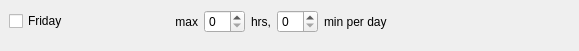
              <widget class="QWidget" name="widget_05" native="true">
               <widget class="QWidget" name="horizontalLayoutWidget_05">
                <property name="geometry">
                 <rect>
                  <x>9</x>
                  <y>1</y>
                  <width>561</width>
                  <height>41</height>
                 </rect>
                </property>
                <layout class="QHBoxLayout" name="horizontalLayout_05">
                 <item>
                  <widget class="QCheckBox" name="kcfg_FRIenabledTD">
                   <property name="minimumSize">
                    <size>
                     <width>160</width>
                     <height>0</height>
                    </size>
                   </property>
                   <property name="maximumSize">
                    <size>
                     <width>160</width>
                     <height>16777215</height>
                    </size>
                   </property>
                   <property name="toolTip">
                    <string>This checkbox enables the restrictions on Fridays.</string>
                   </property>
                   <property name="text">
                    <string>Friday</string>
                   </property>
                  </widget>
                 </item>
                 <item>
                  <widget class="QLabel" name="textLabel05_11">
                   <property name="text">
                    <string>max</string>
                   </property>
                   <property name="alignment">
                    <set>Qt::AlignRight|Qt::AlignTrailing|Qt::AlignVCenter</set>
                   </property>
                   <property name="wordWrap">
                    <bool>false</bool>
                   </property>
                  </widget>
                 </item>
                 <item>
                  <widget class="QSpinBox" name="kcfg_FRImaxhr">
                   <property name="maximumSize">
                    <size>
                     <width>42</width>
                     <height>16777215</height>
                    </size>
                   </property>
                   <property name="toolTip">
                    <string>Time limit for this weekday to spend on the PC.</string>
                   </property>
                   <property name="maximum">
                    <number>23</number>
                   </property>
                  </widget>
                 </item>
                 <item>
                  <widget class="QLabel" name="textLabel05_12">
                   <property name="text">
                    <string>hrs,</string>
                   </property>
                   <property name="wordWrap">
                    <bool>false</bool>
                   </property>
                  </widget>
                 </item>
                 <item>
                  <widget class="QSpinBox" name="kcfg_FRImaxmin">
                   <property name="maximumSize">
                    <size>
                     <width>42</width>
                     <height>16777215</height>
                    </size>
                   </property>
                   <property name="toolTip">
                    <string>Time limit for this weekday to spend on the PC.</string>
                   </property>
                   <property name="maximum">
                    <number>59</number>
                   </property>
                  </widget>
                 </item>
                 <item>
                  <widget class="QLabel" name="Textlabel05_10">
                   <property name="text">
                    <string>min per day</string>
                   </property>
                   <property name="wordWrap">
                    <bool>false</bool>
                   </property>
                  </widget>
                 </item>
                 <item>
                  <spacer name="horizontalSpacer5">
                   <property name="orientation">
                    <enum>Qt::Horizontal</enum>
                   </property>
                   <property name="sizeHint" stdset="0">
                    <size>
                     <width>40</width>
                     <height>20</height>
                    </size>
                   </property>
                  </spacer>
                 </item>
                </layout>
               </widget>
              </widget>
